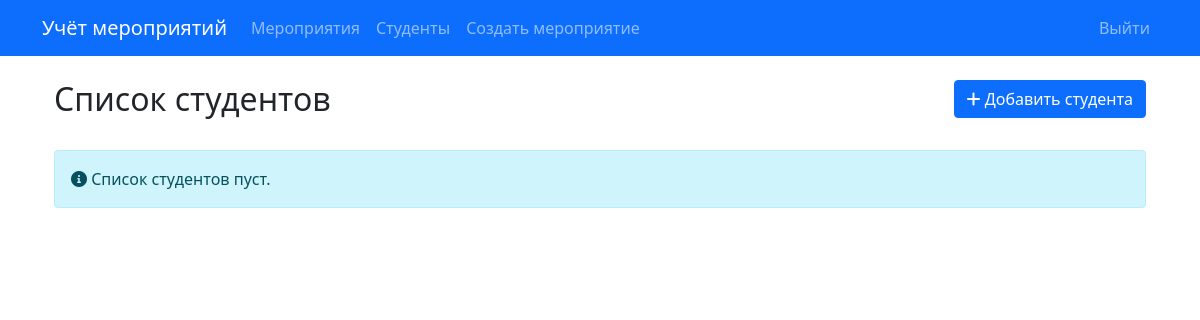
/students (signed in), run on an earlier commit of the app's database.
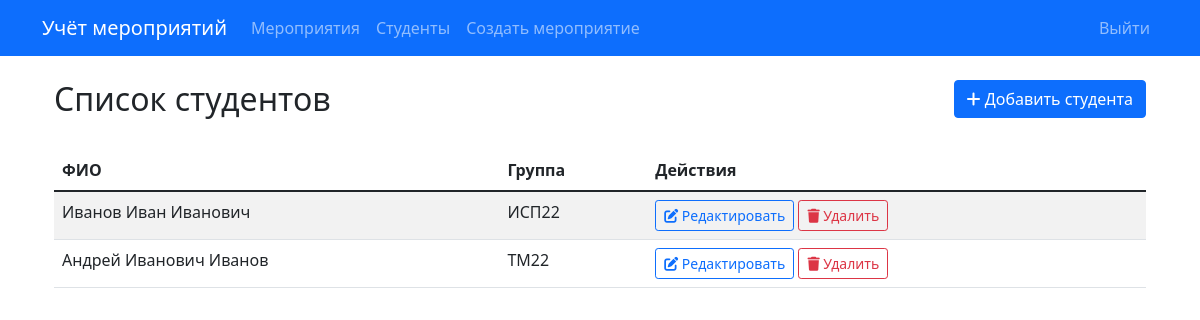
And on a later commit of the database.
### models.py (models this page shows)
class Student(db.Model):
    id = db.Column(db.Integer, primary_key=True)
    user_id = db.Column(db.Integer, db.ForeignKey('user.id'), nullable=True)
    group = db.Column(db.String(20), nullable=False)
    course = db.Column(db.Integer, nullable=True)
    full_name = db.Column(db.String(100), nullable=False)
    participations = db.relationship('EventParticipation', backref='student', lazy=True,
                                   cascade='all, delete-orphan')

### routes/students.py (the view)
@students_bp.route('/students')
@login_required
def list_students():
    students = Student.query.all()
    return render_template('students/list.html', students=students)

### app.py (called while the page is built)
@login_manager.user_loader
def load_user(user_id):
    return User.query.get(int(user_id))

### templates/students/list.html (shortened to what this page needs)
{% extends "base.html" %}
{% block content %}
<div class="container">
    <div class="row mb-4">
        <div class="col">
            <h2>Список студентов</h2>
        </div>
        {% if current_user.role in ['admin', 'manager', 'teacher'] %}
        <div class="col-auto">
            <button type="button" class="btn btn-primary" data-bs-toggle="modal" data-bs-target="#addStudentModal">
                <i class="fas fa-plus"></i> Добавить студента
            </button>
        </div>
        {% endif %}
    </div>
    {% if students %}
    <div class="table-responsive">
        <table class="table table-striped">
            <thead>
                <tr>
                    <th>ФИО</th>
                    <th>Группа</th>
                    <th>Действия</th>
                </tr>
            </thead>
            <tbody>
                {% for student in students %}
                <tr>
                    <td>{{ student.full_name }}</td>
                    <td>{{ student.group }}</td>
                    <td>
                        {% if current_user.role in ['admin', 'manager', 'teacher'] %}
                        <button type="button" class="btn btn-sm btn-outline-primary"
                                data-bs-toggle="modal"
                                data-bs-target="#editStudentModal{{ student.id }}">
                            <i class="fas fa-edit"></i> Редактировать
                        </button>
                        <form action="{{ url_for('students.delete_student', student_id=student.id) }}"
                              method="POST" class="d-inline"
                              onsubmit="return confirm('Вы уверены, что хотите удалить этого студента?');">
                            <button type="submit" class="btn btn-sm btn-outline-danger">
                                <i class="fas fa-trash"></i> Удалить
                            </button>
                        </form>
                        {% endif %}
                    </td>
                </tr>
                {% endfor %}
            </tbody>
        </table>
    </div>
    {% else %}
    <div class="alert alert-info">
        <i class="fas fa-info-circle"></i> Список студентов пуст.
    </div>
    {% endif %}
</div>
{% endblock %}

What changed in the data, as far as the page shows it:
added Student: full_name "Иванов Иван Иванович", group "ИСП22"
added Student: full_name "Андрей Иванович Иванов", group "ТМ22"
Also different on the page:
text no longer shown: "Список студентов пуст."
text now shown: "ФИО Группа Действия"
